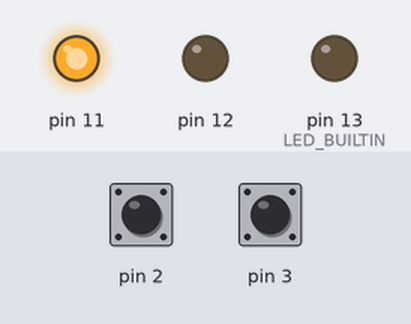
Simulated run of this sketch. Board: Arduino Uno, built with avr-gcc and run on an emulated ATmega328P. Shown: output pins drawn as LEDs (lit = HIGH). The test bench sets the inputs (shaded band); at power-on: pin 2 LOW, pin 3 LOW.

Above: at 1.2 s.
1.3 s: pin 2 pulsed HIGH 5 times (0.12 s each, 0.3 s apart)
At 3.1 s:
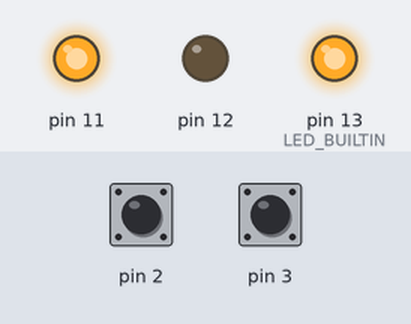
4.3 s: pin 3 pulsed HIGH 2 times (0.12 s each, 0.3 s apart)
At 4.57 s:
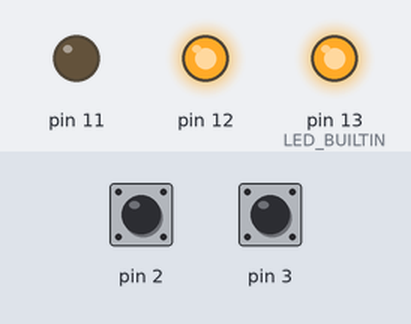
Timing chart, 0 to 7.3 s (numbered marks = the images above; inputs shaded):
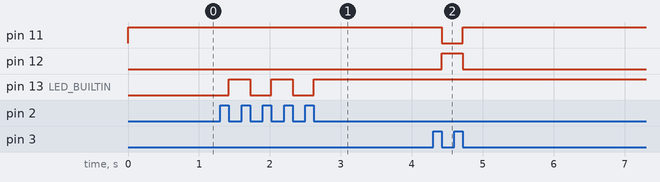

Measured:
- after the input at 1.3 s, pin 13 (LED_BUILTIN): alternates HIGH for 0.30 s and LOW for 0.30 s, 5 changes in all, then stays HIGH, starting after 0.12 s
- after the input at 4.3 s, pin 11: HIGH → LOW after 0.12 s, → HIGH 0.30 s later; pin 12: LOW → HIGH after 0.12 s, → LOW 0.30 s later

The sketch:

2.ino
```cpp
#define MAX_FREQ 100

void setup(){
  pinMode(LED_BUILTIN, OUTPUT);
  pinMode(11, OUTPUT);
  pinMode(1, INPUT);
  pinMode(12, OUTPUT);
  pinMode(3, INPUT);
}


bool a = false;
bool b = false;

void task1(int port, int out){
  if (digitalRead(port)){
    while(digitalRead(port)){
      delay(0);
    }
    a = !a;
  }

  if (!a){
  	digitalWrite(out, LOW);
  }
  else{
  	digitalWrite(out, HIGH);
  }
}

void task3(int port, int out){
  if (digitalRead(port)){
    while(digitalRead(port)){
      delay(0);
    }
    b = !b;
  }

  if (!b){
  	digitalWrite(out, LOW);
  }
  else{
  	digitalWrite(out, HIGH);
  }
}


void task2() {
  const bool statesA[] = {false, true, false, true};
  const bool statesB[] = {false, false, true, true};

  for (int i = 0; i < 4; i++) {
    a = statesA[i];
    b = statesB[i];

    digitalWrite(13, a);
    digitalWrite(12, b);
    digitalWrite(11, a & b); // Pin 11 tracks the OR logic

    delay(1000);
  }
}


void loop(){
  task1(2, 13);
  task3(3, 12);
  digitalWrite(11, !(a & b));
  //task2();
}
```
